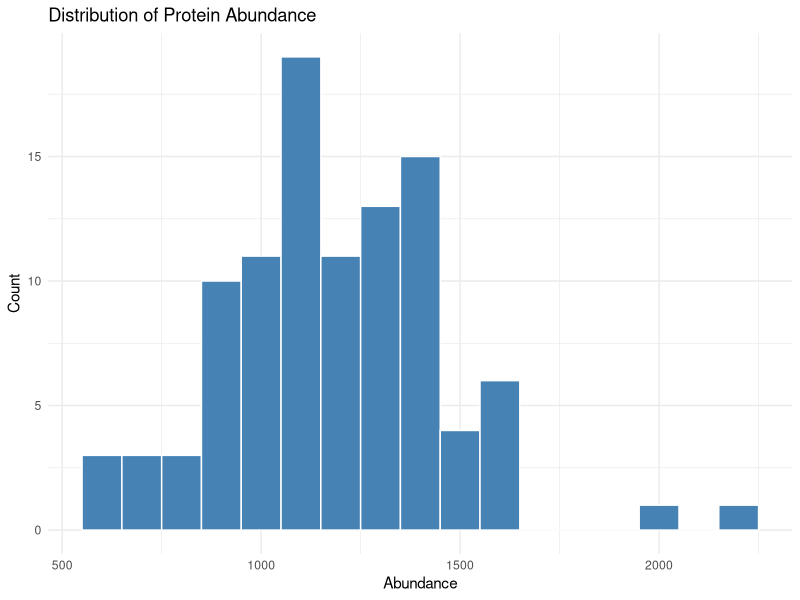
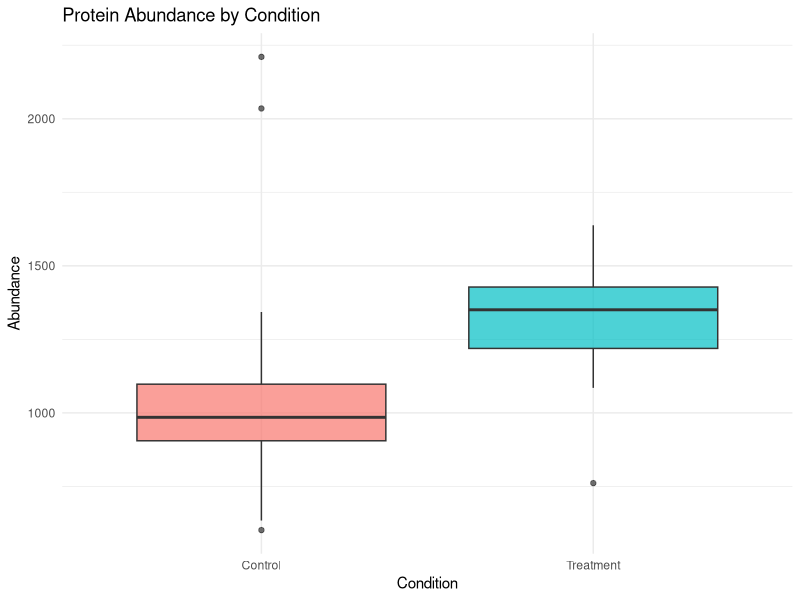
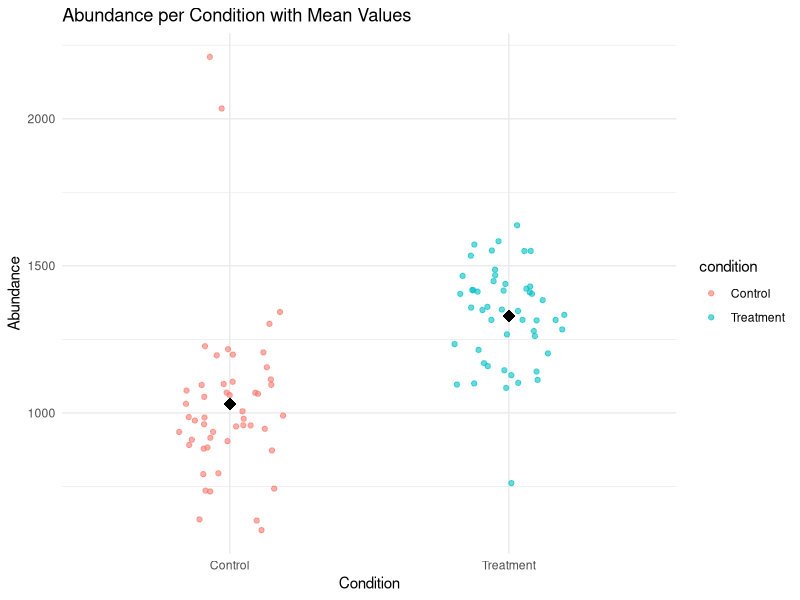
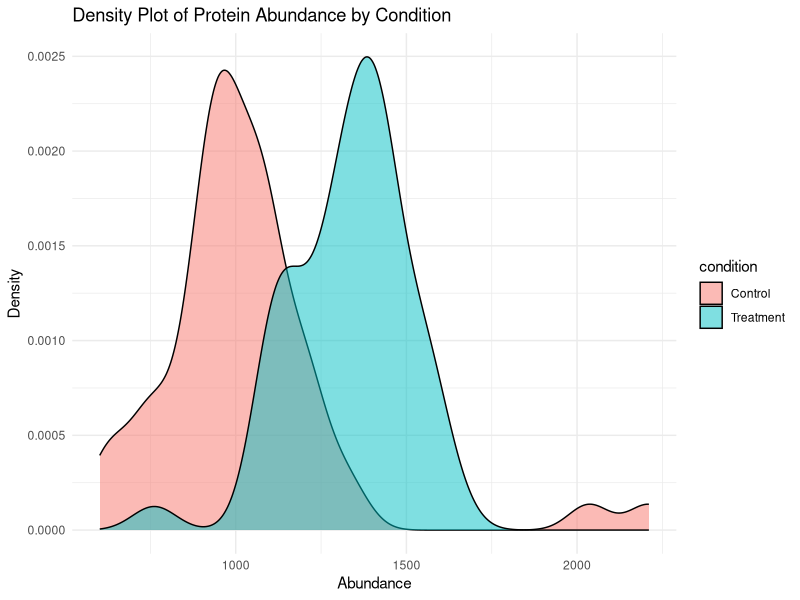

These figures' R source, in order:
## ---- chunk 1
knitr::opts_chunk$set(echo = TRUE, warning = FALSE, message = FALSE)
## ---- chunk 2
# Arithmetic operators
5 + 3        # Addition
10 - 4       # Subtraction
6 * 7        # Multiplication
20 / 4       # Division
2 ^ 3        # Exponentiation
17 %% 5      # Modulo (remainder)

# Comparison operators
5 == 5       # Equal to
5 != 3       # Not equal to
7 > 3        # Greater than
4 < 8        # Less than
5 >= 5       # Greater than or equal
3 <= 10      # Less than or equal

# Logical operators
TRUE & FALSE  # AND
TRUE | FALSE  # OR
!TRUE         # NOT

# Scientific notation
1.5e6  # 1,500,000
## ---- chunk 3
# Assignment operator
x <- 10      # Assign 10 to x
y = 5        # Alternative (but <- is preferred)

## Assign values to variables
protein_count <- 800
sample_size <- 12
study_name <- "Proteomics_2025"

## View variables
protein_count
sample_size

## Use variables in calculations
total_measurements <- protein_count * sample_size
total_measurements
## ---- chunk 4
# Numeric
intensity <- 25114306.44
class(intensity)

# Character (text)
accession <- "F1LMU0"
class(accession)

# Logical
is_significant <- TRUE
class(is_significant)

# Check type
is.numeric(intensity)
is.character(accession)
## ---- chunk 5
# Solution
result1 <- 123 + 456
total <- result1
print(total)

percentage <- (123 / total) * 100
print(paste0("123 is ", round(percentage, 2), "% of the total"))
## ---- chunk 6
# Numeric vectors
ages <- c(25, 30, 35, 40, 45)
print(ages)

# Character vectors
names <- c("Alice", "Bob", "Charlie", "Diana", "Eve")
print(names)

# Logical vectors
passed_qc <- c(TRUE, TRUE, FALSE, TRUE, TRUE)
print(passed_qc)

# Sequences
seq_1_10 <- 1:10
seq_custom <- seq(from = 0, to = 100, by = 10)

# Vector operations
mean(ages)
## ---- chunk 7
# Access elements by position (1-indexed!)
ages[1]           # First element
ages[c(1, 3, 5)]  # Multiple elements
ages[-2]          # All except second element

# Logical indexing
ages[ages > 35]   # Elements greater than 35

# Named vectors
protein_abundance <- c(ACTB = 1500, GAPDH = 2000, MYC = 800)
protein_abundance["ACTB"]
## ---- chunk 8
# Create a data frame
patient_data <- data.frame(
  patient_id = 1:5,
  name = c("Alice", "Bob", "Charlie", "Diana", "Eve"),
  age = c(25, 30, 35, 40, 45),
  treatment = c("A", "B", "A", "B", "A"),
  response = c(TRUE, TRUE, FALSE, TRUE, FALSE),
  stringsAsFactors = FALSE
)

print(patient_data)

# View structure
str(patient_data)

# Summary statistics
summary(patient_data)

# Access columns
patient_data$age
patient_data[, "name"]
patient_data[, 2]

# Access rows
patient_data[1, ]           # First row
patient_data[1:3, ]         # First three rows

# Access specific cells
patient_data[2, 3]          # Row 2, Column 3
patient_data[2, "age"]      # Same, using column name

# Subset by condition
patient_data[patient_data$age > 30, ]
patient_data[patient_data$treatment == "A", ]
## ---- chunk 9
# View first rows
head(patient_data, 2)

# Dimensions
dim(patient_data)
nrow(patient_data)
ncol(patient_data)

# Column names
colnames(patient_data)
## ---- chunk 10
# Access column by name
patient_data$name

# Access using brackets [row, column]
patient_data[1, 3]        # Row 1, column 3
patient_data[1:2, ]       # First 2 rows, all columns
patient_data[, "treatment"]    # All rows, Mass column

# Subset data
patient_data[patient_data$age > 30, ]
## ---- chunk 11
# Create a list
experiment <- list(
  experiment_id = "EXP001",
  date = "2025-01-15",
  samples = c("S1", "S2", "S3"),
  data = patient_data,
  validated = TRUE
)

# Access list elements
experiment$experiment_id
experiment[[1]]
experiment[["samples"]]
## ---- chunk 12
# Create factor
treatment_factor <- factor(c("Control", "Drug A", "Drug B", "Control", "Drug A"))
print(treatment_factor)

# Check levels
levels(treatment_factor)

# Ordered factors
severity <- factor(
  c("Mild", "Severe", "Moderate", "Mild", "Severe"),
  levels = c("Mild", "Moderate", "Severe"),
  ordered = TRUE
)
print(severity)
## ---- chunk 13
# Implicit coercion
mixed <- c(1, 2, "three", 4)  # All converted to character
print(mixed)

# Explicit coercion
numbers_char <- c("1", "2", "3", "4")
numbers_num <- as.numeric(numbers_char)
print(numbers_num)

# Check types
class(mixed)
is.numeric(mixed)
is.character(mixed)
## ---- chunk 14
# Solution
set.seed(42)  # For reproducibility

proteins <- data.frame(
  protein_id = paste0("P", sprintf("%03d", 1:10)),
  abundance = round(runif(10, min = 100, max = 5000), 2),
  p_value = runif(10, min = 0, max = 1),
  stringsAsFactors = FALSE
)

proteins$significant <- proteins$p_value < 0.05

print(proteins)

# Summary
cat("\nNumber of significant proteins:", sum(proteins$significant), "\n")
## ---- chunk 15
# if statement
x <- 10

if (x > 5) {
  print("x is greater than 5")
}

# if-else
if (x > 15) {
  print("x is greater than 15")
} else {
  print("x is 15 or less")
}

# if-else if-else
score <- 75

if (score >= 90) {
  grade <- "A"
} else if (score >= 80) {
  grade <- "B"
} else if (score >= 70) {
  grade <- "C"
} else {
  grade <- "F"
}

print(paste("Grade:", grade))

# Vectorized ifelse
values <- c(1, 5, 10, 15, 20)
categories <- ifelse(values > 10, "High", "Low")
print(categories)
## ---- chunk 16
# for loop
for (i in 1:5) {
  print(paste("Iteration:", i))
}

# Loop through vector
proteins <- c("ACTB", "GAPDH", "MYC")
for (protein in proteins) {
  print(paste("Processing:", protein))
}

# while loop
counter <- 1
while (counter <= 5) {
  print(paste("Counter:", counter))
  counter <- counter + 1
}

# Loop with condition
numbers <- 1:10
for (num in numbers) {
  if (num %% 2 == 0) {
    print(paste(num, "is even"))
  }
}
## ---- chunk 17
# Basic function
greet <- function(name) {
  message <- paste("Hello,", name, "!")
  return(message)
}

greet("Alice")

# Function with multiple parameters
calculate_fold_change <- function(treatment, control) {
  fc <- treatment / control
  log2_fc <- log2(fc)
  return(log2_fc)
}

calculate_fold_change(treatment = 200, control = 100)

# Function with default parameters
normalize_abundance <- function(abundance, method = "median") {
  if (method == "median") {
    normalized <- abundance / median(abundance, na.rm = TRUE)
  } else if (method == "mean") {
    normalized <- abundance / mean(abundance, na.rm = TRUE)
  } else {
    stop("Method must be 'median' or 'mean'")
  }
  return(normalized)
}

values <- c(100, 200, 300, 400, 500)
normalize_abundance(values)
normalize_abundance(values, method = "mean")
## ---- chunk 18
# Create sample data
protein_matrix <- matrix(
  c(100, 150, 200, 250, 
    110, 160, 210, 260,
    120, 170, 220, 270),
  nrow = 3, byrow = TRUE
)
colnames(protein_matrix) <- c("Sample1", "Sample2", "Sample3", "Sample4")
rownames(protein_matrix) <- c("Protein1", "Protein2", "Protein3")

print(protein_matrix)

# apply: apply function to rows or columns
row_means <- apply(protein_matrix, 1, mean)  # 1 = rows
col_means <- apply(protein_matrix, 2, mean)  # 2 = columns

print(row_means)
print(col_means)

# lapply: apply function to list, returns list
my_list <- list(a = 1:5, b = 6:10, c = 11:15)
list_means <- lapply(my_list, mean)
print(list_means)

# sapply: simplified version of lapply
vector_means <- sapply(my_list, mean)
print(vector_means)
## ---- chunk 19
# Solution
calculate_cv_status <- function(abundances) {
  cv <- (sd(abundances, na.rm = TRUE) / mean(abundances, na.rm = TRUE)) * 100
  
  if (cv < 20) {
    status <- "Pass"
  } else {
    status <- "Fail"
  }
  
  return(list(cv = round(cv, 2), status = status))
}

# Create sample data
sample_data <- list(
  sample1 = c(100, 105, 98, 102, 99),
  sample2 = c(100, 150, 90, 200, 80),
  sample3 = c(500, 505, 498, 502, 496)
)

# Apply function
for (sample_name in names(sample_data)) {
  result <- calculate_cv_status(sample_data[[sample_name]])
  cat(sample_name, "- CV:", result$cv, "% - Status:", result$status, "\n")
}
## ---- chunk 20
# Load necessary library
library(ggplot2)
## ---- chunk 21
set.seed(42)

# Simulate realistic protein abundance data

n_proteins <- 100

protein_data <- data.frame(
protein_id = paste0("P", sprintf("%03d", 1:n_proteins)),
abundance = c(
rnorm(n_proteins / 2, mean = 1000, sd = 150),   # Control group
rnorm(n_proteins / 2, mean = 1300, sd = 180)    # Treatment group
),
condition = rep(c("Control", "Treatment"), each = n_proteins / 2)
)

# Add a few outliers to make the data more realistic
outlier_indices <- sample(1:n_proteins, 3)
protein_data$abundance[outlier_indices] <- 
  protein_data$abundance[outlier_indices] * runif(3, 1.5, 2)

head(protein_data)
## ---- chunk 22
ggplot(protein_data, aes(x = abundance)) +
  geom_histogram(binwidth = 100, fill = "steelblue", color = "white") +
  labs(
    title = "Distribution of Protein Abundance",
    x = "Abundance",
    y = "Count"
  ) +
  theme_minimal()
## ---- chunk 23
ggplot(protein_data, aes(x = condition, y = abundance, fill = condition)) +
  geom_boxplot(alpha = 0.7) +
  labs(
    title = "Protein Abundance by Condition",
    x = "Condition",
    y = "Abundance"
  ) +
  theme_minimal() +
  theme(legend.position = "none")
## ---- chunk 24
ggplot(protein_data, aes(x = condition, y = abundance, color = condition)) +
  geom_jitter(width = 0.2, alpha = 0.6) +
  stat_summary(fun = mean, geom = "point", size = 4, shape = 18, color = "black") +
  labs(
    title = "Abundance per Condition with Mean Values",
    x = "Condition",
    y = "Abundance"
  ) +
  theme_minimal()
## ---- chunk 25
ggplot(protein_data, aes(x = abundance, fill = condition)) +
  geom_density(alpha = 0.5) +
  labs(
    title = "Density Plot of Protein Abundance by Condition",
    x = "Abundance",
    y = "Density"
  ) +
  theme_minimal()
## ---- chunk 26
# Create example data
set.seed(123)
protein_data <- data.frame(
  protein_id = paste0("P", 1:100),
  abundance = rnorm(100, mean = 1000, sd = 200),
  condition = rep(c("Control", "Treatment"), each = 50)
)

# Dimensions
dim(protein_data)
nrow(protein_data)
ncol(protein_data)

# First and last rows
head(protein_data)
tail(protein_data)

# Summary statistics
summary(protein_data)

# Table for categorical data
table(protein_data$condition)
## ---- chunk 27
#knitr::opts_knit$set(root.dir = '/08_pkgs/r4proteomics/') # may need to avoid re-setup
## ---- chunk 28
library(tidyverse)
## ---- chunk 29
x <- c(1, 2, 3, 4, 5)
result <- mean(log10(sqrt(x)))
result
## ---- chunk 30
result <- x %>% 
  sqrt() %>% 
  log10() %>% 
  mean()
result
## ---- chunk 31
# Simulate your data structure
set.seed(123)
proteomics_data <- readxl::read_excel(
    path = "examples/2126001_Protein Export_ex.xlsx", #this should the file example that genethon provided
    skip = 1
)
proteomics_data <- proteomics_data %>%
    select(where(~ any(!is.na(.))))

head(proteomics_data[, 1:10])
## ---- chunk 32
#colnames(proteomics_data) <- tolower(colnames(proteomics_data))
colnames(proteomics_data) <- gsub(" ", "_", tolower(colnames(proteomics_data)))
## ---- chunk 33
# Select specific columns
proteomics_data %>%
  select(accession, gene, mass, `2126001_029_f5`) %>%
  head(3)

# Select range of columns
proteomics_data %>%
  select(accession:mass) %>%
  head(3)

# Select columns containing "sample"
proteomics_data %>%
  select(accession, contains("f5")) %>%
  head(3)
## ---- chunk 34
# Filter high mass proteins
proteomics_data %>%
  filter(mass > 100000) %>%
  select(accession, gene, mass)

# Multiple conditions (AND)
proteomics_data %>%
  filter(mass > 100000 & peptide_count > 100) %>%
  select(accession, gene, mass, peptide_count)

# OR conditions
proteomics_data %>%
  filter(mass > 200000 | peptide_count > 300) %>%
  select(accession, gene, mass, peptide_count)
## ---- chunk 35
# Calculate log10 transformed values
proteomics_data %>%
  mutate(
    log10_mass = log10(mass)
  ) %>%
  select(accession, mass, log10_mass, `2126001_029_f5`) %>%
  head(3)
## ---- chunk 36
# Sort by mass (ascending)
proteomics_data %>%
  arrange(mass) %>%
  select(accession, gene, mass) %>%
  head(3)

# Sort descending
proteomics_data %>%
  arrange(desc(mass)) %>%
  select(accession, gene, mass) %>%
  head(3)

# Sort by multiple columns
proteomics_data %>%
  arrange(desc(peptide_count), mass) %>%
  select(accession, peptide_count, mass) %>%
  head(3)
## ---- chunk 37
# Calculate summary statistics
proteomics_data %>%
  summarize(
    n_proteins = n(),
    mean_mass = mean(mass),
    median_mass = median(mass),
    sd_mass = sd(mass),
    mean_intensity = mean(`2126001_029_f5`)
  )

# Multiple samples
proteomics_data %>%
  summarize(
    mean_s1 = mean(`2126001_029_f5`),
    mean_s2 = mean(`2126001_359_f9`),
    cv_s1 = sd(`2126001_029_f5`) / mean(`2126001_029_f5`) * 100
  )
## ---- chunk 38
# Create groups based on mass
proteomics_data_grouped <- proteomics_data %>%
  mutate(
    mass_category = case_when(
      mass < 50000 ~ "Low",
      mass < 150000 ~ "Medium",
      TRUE ~ "High"
    )
  )

# Calculate statistics by group
proteomics_data_grouped %>%
  group_by(mass_category) %>%
  summarize(
    n_proteins = n(),
    mean_peptides = mean(peptide_count),
    mean_confidence = mean(confidence_score)
  )
## ---- chunk 39
# Complete analysis pipeline
results <- proteomics_data %>%
  # Filter high confidence proteins
  filter(confidence_score > 10000) %>%
  # Calculate mean intensity across samples
  mutate(
    mean_intensity = rowMeans(select(., starts_with("sample")))
  ) %>%
  # Keep relevant columns
  select(accession, gene, mass, confidence_score, mean_intensity) %>%
  # Sort by mean intensity
  arrange(desc(mean_intensity))

head(results)
## ---- chunk 40
# Convert to long format
proteomics_long <- proteomics_data %>%
  pivot_longer(
    cols = starts_with("2"),
    names_to = "Sample",
    values_to = "Intensity"
  )

head(proteomics_long, 10)
## ---- chunk 41
# Calculate statistics by sample
proteomics_long %>%
  group_by(Sample) %>%
  summarize(
    mean_intensity = mean(Intensity),
    median_intensity = median(Intensity),
    n_proteins = n()
  ) %>%
  head(6)
## ---- chunk 42
# Convert back to wide format
proteomics_wide <- proteomics_long %>%
  pivot_wider(
    names_from = Sample,
    values_from = Intensity
  )

head(proteomics_wide[, 1:10])
## ---- chunk 43
# Extract gene names
proteomics_data %>%
  mutate(
    # Convert to uppercase
    gene_upper = toupper(gene),
    # Detect pattern
    is_kinase = str_detect(description, "kinase"),
    # Extract words
    first_word = word(description, 1)
  ) %>%
  select(gene, description, is_kinase, first_word) %>%
  head(3)
## ---- chunk 44
# Create data with missing values
data_with_na <- proteomics_data %>%
  mutate(
    `2126001_029_f5` = ifelse(`2126001_029_f5` < quantile(`2126001_029_f5`, 0.2), 
                     NA, `2126001_029_f5`)
  )

# Check missing values
data_with_na %>%
  summarize(
    n_total = n(),
    n_missing_s1 = sum(is.na(`2126001_029_f5`)),
    percent_missing = mean(is.na(`2126001_029_f5`)) * 100
  )

# Remove rows with NA
data_with_na %>%
  filter(!is.na(`2126001_029_f5`)) %>%
  nrow()

# Replace NA with value
data_with_na %>%
  mutate(`2126001_029_f5` = replace_na(`2126001_029_f5`, 0)) %>%
  head(3)
